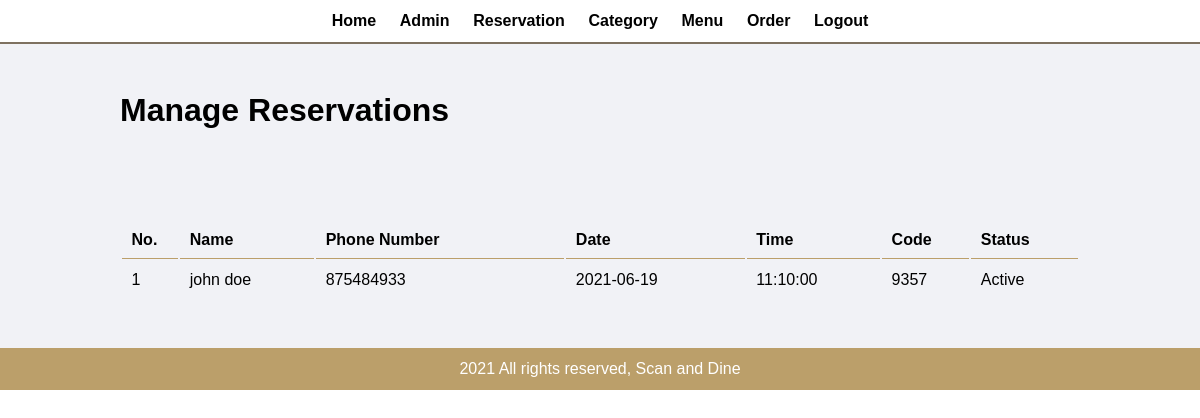
Screenshot of /scanAndDine_SE/admin/manage-reservation.php (signed in) with the database file from the repository.
### tables this page shows
CREATE TABLE `tbl_reservation` (
  `reservation_id` int(11) NOT NULL,
  `reservation_date` date NOT NULL,
  `reservation_time` time NOT NULL,
  `reservation_table` int(11) NOT NULL,
  `reservation_code` int(11) NOT NULL,
  `reservation_user_id` int(11) NOT NULL,
  `reservation_name` varchar(255) NOT NULL,
  `reservation_phonenum` int(11) NOT NULL,
  `reservation_status` varchar(10) NOT NULL
);

### scanAndDine_SE/admin/manage-reservation.php (the view, shortened to what this page needs)
<?php include('partials/admin-header.php'); ?>
    <div class="main-content">
        <div class="wrapper">
            <h1>Manage Reservations</h1>
            <br />
            <br />
            <br />
            <br />
            <br />
            <table class="tbl-full">
                <tr>
                    <th>No.</th>
                    <th>Name</th>
                    <th>Phone Number</th>
                    <th>Date</th>
                    <th>Time</th>
                    <th>Code</th>
                    <th>Status</th>
                </tr>
                <?php
                    $sql = "SELECT * FROM tbl_reservation";
                    $res = mysqli_query($conn, $sql);
                    if($res == TRUE){
                        $count = mysqli_num_rows($res);
                        $no = 1 ;
                        if($count>0){
                            while($rows = mysqli_fetch_assoc($res)){
                                $reservation_name = $rows['reservation_name'];
                                $reservation_phonenum = $rows['reservation_phonenum'];
                                $reservation_date = $rows['reservation_date'];
                                $reservation_time = $rows['reservation_time'];
                                $reservation_code = $rows['reservation_code'];
                                $reservation_status = $rows['reservation_status'];
                                ?>
                                <tr>
                                    <td><?php echo $no++; ?></td>
                                    <td><?php echo $reservation_name ?></td>
                                    <td><?php echo $reservation_phonenum ?></td>
                                    <td><?php echo $reservation_date ?></td>
                                    <td><?php echo $reservation_time ?></td>
                                    <td><?php echo $reservation_code ?></td>
                                    <td><?php echo $reservation_status ?></td>
                                </tr>
                                <?php
                            }
                        }
                    }
                ?>
            </table>
        </div>
    </div>
<?php include('partials/admin-footer.php'); ?>

### scanAndDine_SE/style/admin.css (style rules this page uses)
* { margin: 0; padding: 0; font-family: Arial, Helvetica, sans-serif; }
.wrapper { padding: 1%; width: 80%; margin: 0 auto; }
.tbl-full { width: 100%; }
table tr th { border-bottom: 1px solid #bb9f6a; padding: 1%; text-align: left; }
table tr td { padding: 1%; }
.main-content { padding: 3% 0; background-color: #f1f2f6; }

### rows the page displays
tbl_reservation: reservation_name "john doe", reservation_phonenum "875484933", reservation_date "2021-06-19", reservation_time "11:10:00", reservation_code "9357", reservation_status "Active"
